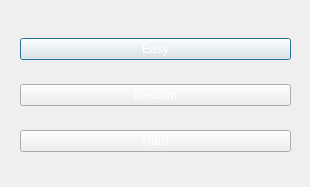
<?xml version="1.0" encoding="UTF-8"?>
<ui version="4.0">
 <class>difficultyChoice</class>
 <widget class="QDialog" name="difficultyChoice">
  <property name="geometry">
   <rect>
    <x>0</x>
    <y>0</y>
    <width>310</width>
    <height>187</height>
   </rect>
  </property>
  <property name="windowTitle">
   <string>Dialog</string>
  </property>
  <widget class="QWidget" name="">
   <property name="geometry">
    <rect>
     <x>20</x>
     <y>20</y>
     <width>271</width>
     <height>151</height>
    </rect>
   </property>
   <layout class="QVBoxLayout" name="verticalLayout">
    <item>
     <widget class="QPushButton" name="Easy">
      <property name="styleSheet">
       <string notr="true">color : rgb(255, 255, 255);</string>
      </property>
      <property name="text">
       <string>Easy</string>
      </property>
     </widget>
    </item>
    <item>
     <widget class="QPushButton" name="Medium">
      <property name="styleSheet">
       <string notr="true">color : rgb(255, 255, 255);</string>
      </property>
      <property name="text">
       <string>Medium</string>
      </property>
     </widget>
    </item>
    <item>
     <widget class="QPushButton" name="Hard">
      <property name="styleSheet">
       <string notr="true">color : rgb(255, 255, 255);</string>
      </property>
      <property name="text">
       <string>Hard</string>
      </property>
     </widget>
    </item>
   </layout>
  </widget>
 </widget>
 <resources/>
 <connections/>
</ui>
